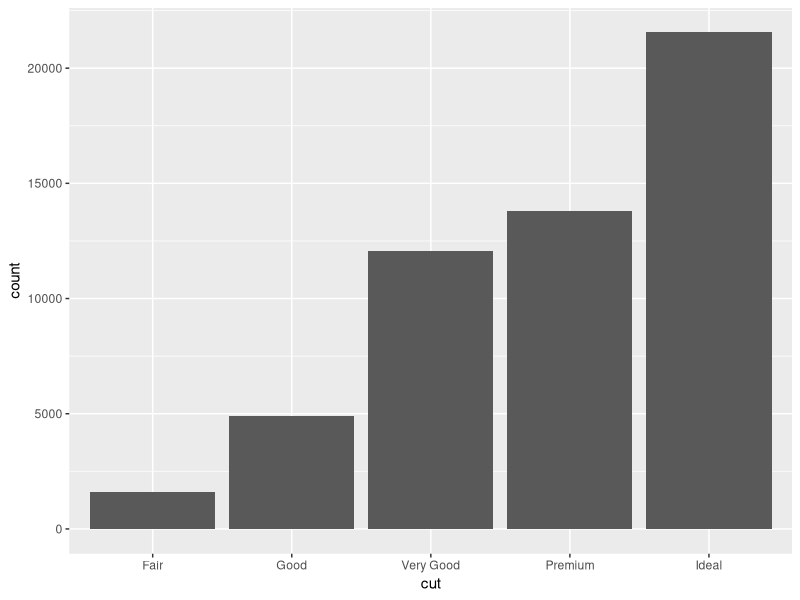
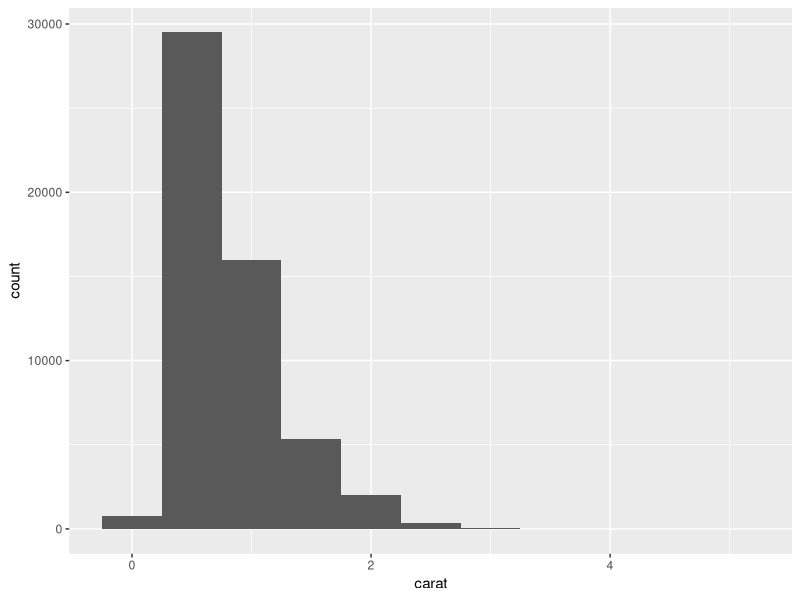
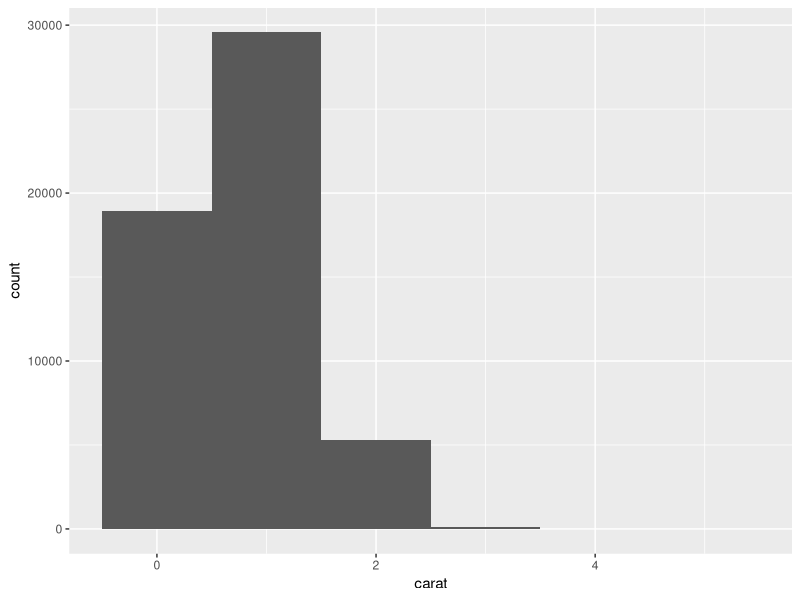
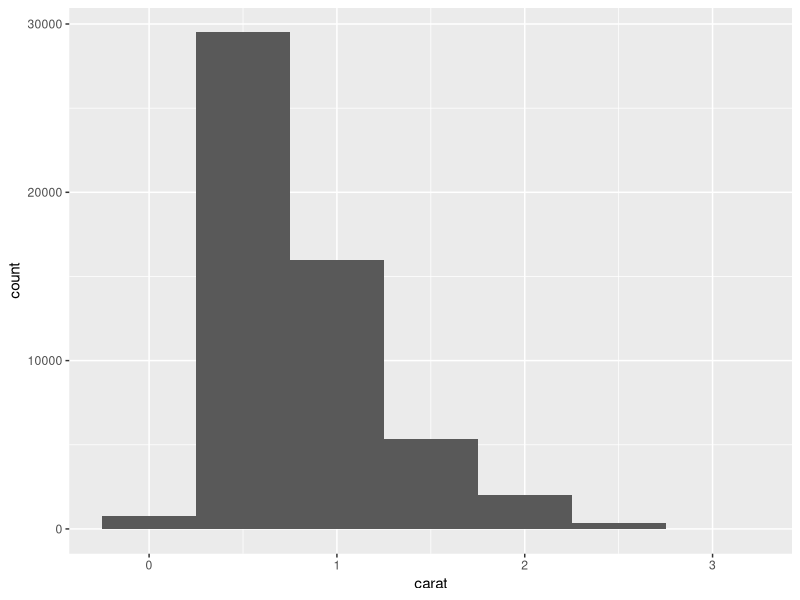
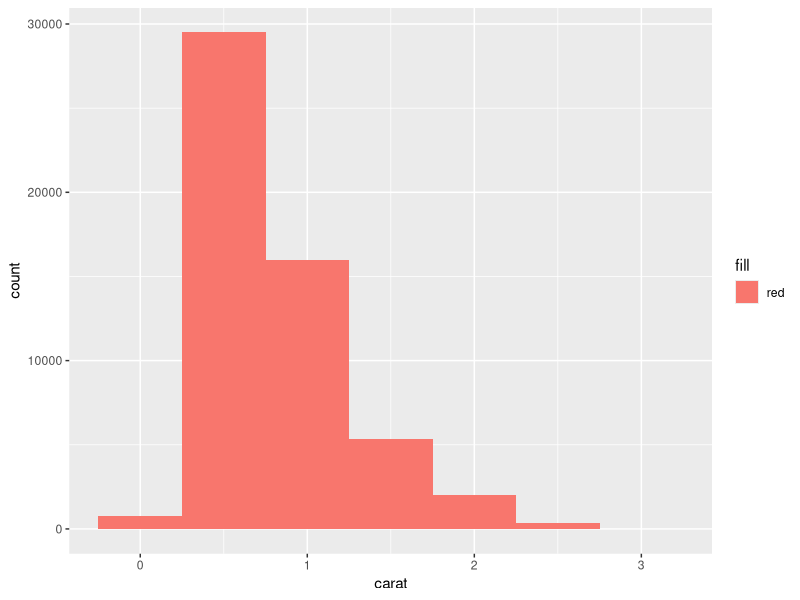
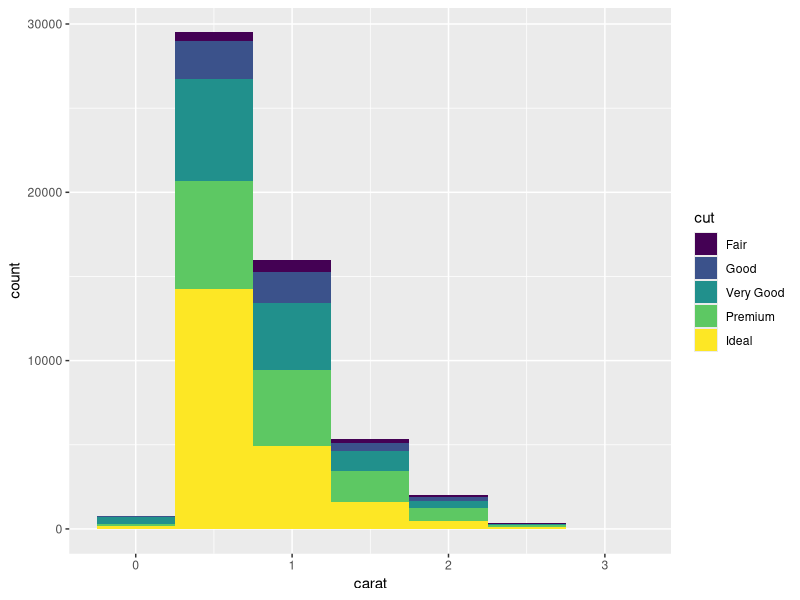
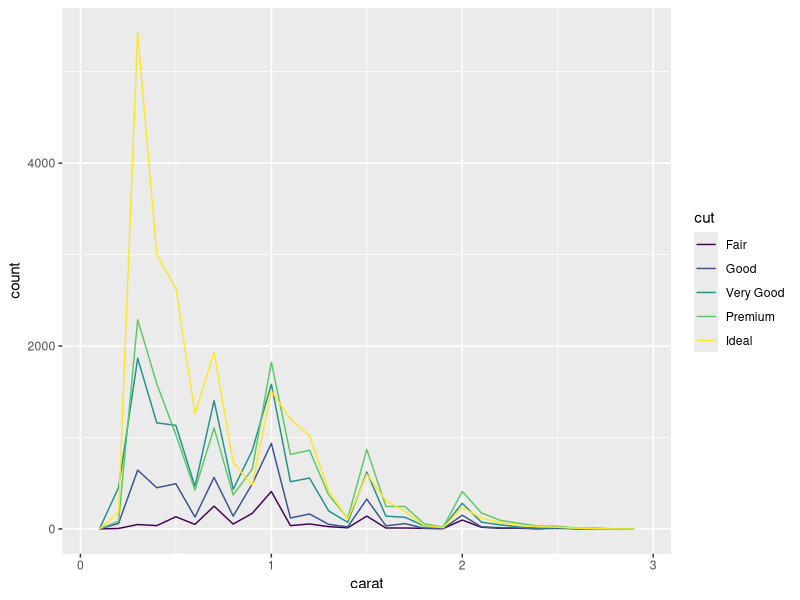
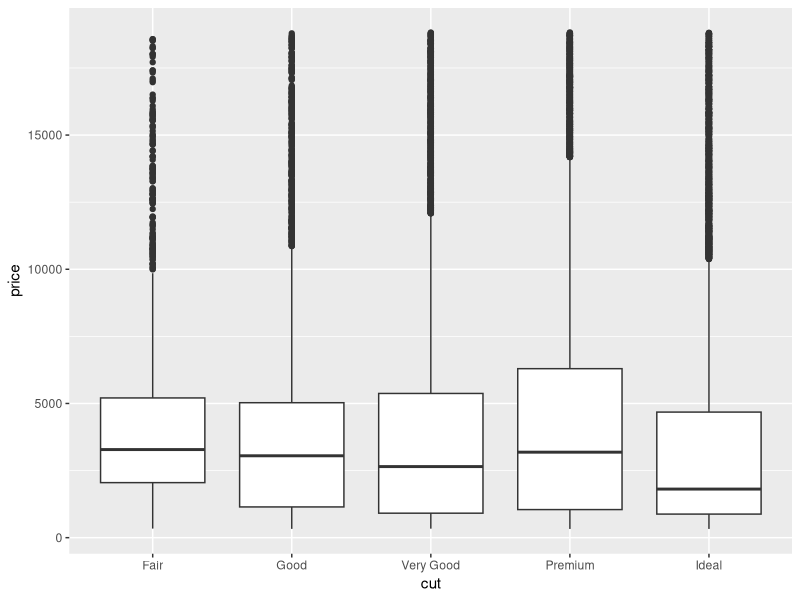

These figures' R source, in order:
## ---- chunk 1
knitr::opts_chunk$set(echo = TRUE)
## ---- chunk 2
# load the library
library(tidyverse)
## ---- chunk 3
# call for data  
data("diamonds")

# display data structure 
str(diamonds)
## ---- chunk 4
# mapping the types of diamond cut, and their number
ggplot(data = diamonds) +
  geom_bar(mapping = aes(x = cut))
## ---- chunk 5
# if you want a count table 
diamonds %>% 
  count(cut)
## ---- chunk 6
# call for data structure and check the data type for diamond carat

str(diamonds)
## ---- chunk 7
# maximum value for diamond carat
max(diamonds$carat)


# minimum value for diamond carat
min(diamonds$carat)

## ---- chunk 8
# distribution of carat values
ggplot(data = diamonds) +
  geom_histogram(mapping = aes(x = carat), binwidth = 0.5)

## ---- chunk 9
# check the difference when the bin size is one
ggplot(data = diamonds) +
  geom_histogram(mapping = aes(x = carat), binwidth = 1)
## ---- chunk 10
# distribution of diamond with carat less than 3.
smaller <- diamonds %>% 
  filter(carat < 3)

# check the table
head(smaller)

## ---- chunk 11
# check the x-axis and compare with the previous histogram.
ggplot(data = smaller, mapping = aes(x = carat)) +
  geom_histogram(binwidth = 0.5)
## ---- chunk 12
# adding color to the histogram
ggplot(data = smaller, mapping = aes(x = carat, fill = "red")) +
  geom_histogram(binwidth = 0.5)
## ---- chunk 13
# adding informative color to the histogram
ggplot(data = smaller, mapping = aes(x = carat, fill = cut)) +
  geom_histogram(binwidth = 0.5)
## ---- chunk 14
ggplot(data = smaller, mapping = aes(x = carat, colour = cut)) +
  geom_freqpoly(binwidth = 0.1)
## ---- chunk 15
ggplot(data = diamonds, mapping = aes(x = cut, y = price)) +
  geom_boxplot()
## ---- chunk 16
# if you want to reorder based on the median value
ggplot(data = diamonds, mapping = aes(x = reorder(cut, price, FUN = median), y = price)) +
  geom_boxplot()

## ---- chunk 17
ggplot(data = diamonds, mapping = aes(x = reorder(cut, price, FUN = median), y = price)) +
  geom_boxplot() +
  coord_flip()
## ---- chunk 18
# display data as table
diamonds %>% 
  count(color, cut)
## ---- chunk 19
# then plot with geom_tile() and the fill aesthetic:
diamonds %>% 
  count(color, cut) %>%  
  ggplot(mapping = aes(x = color, y = cut)) +
  geom_tile(mapping = aes(fill = n))
## ---- chunk 20
ggplot(data = diamonds) +
  geom_point(mapping = aes(x = carat, y = price))
## ---- chunk 21
ggplot(data = diamonds) + 
  geom_point(mapping = aes(x = carat, y = price), alpha = 1 / 10)
## ---- chunk 22
ggplot(data = diamonds) + 
  geom_point(mapping = aes(x = carat, y = price, colour =cut), alpha = 1)

## ---- chunk 23
mod <- lm(log(price) ~ log(carat), data = diamonds)

# summary table for linear model
summary(mod)

par(mfrow=c(2,2)) # allows to visualize four plots in a single page

plot(mod)

## ---- chunk 24
ggplot(data = diamonds, mapping = aes(x = carat)) +
  geom_histogram(binwidth = 0.01)
